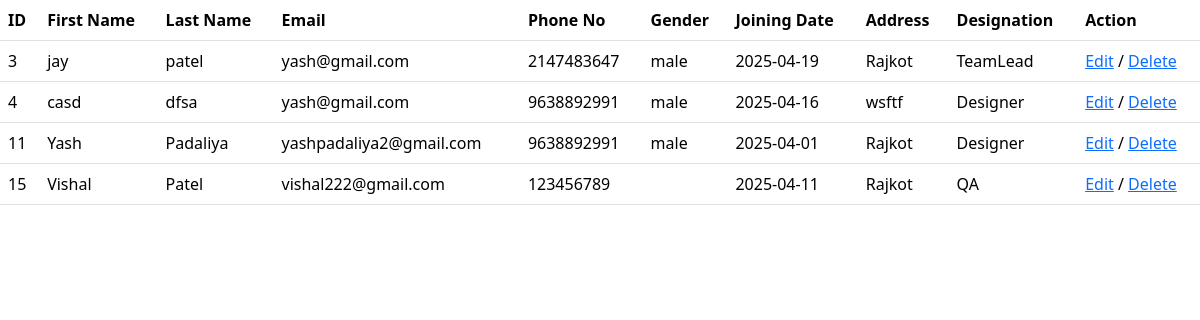
The app's page /crud/view.php with its own data.
### tables this page shows
CREATE TABLE `emp` (
  `emp_id` int(11) NOT NULL,
  `emp_fname` varchar(255) NOT NULL,
  `emp_lname` varchar(255) NOT NULL,
  `emp_email` varchar(255) NOT NULL,
  `emp_pno` varchar(11) NOT NULL,
  `emp_gender` varchar(255) NOT NULL,
  `emp_jdate` date NOT NULL,
  `emp_add` varchar(255) NOT NULL,
  `emp_desi` varchar(255) NOT NULL
);

### crud/view.php (the view, shortened to what this page needs)
<?php
include 'conn.php';
 ?>
<!DOCTYPE html>
<html lang="en">
<head>
    <link href="https://cdn.jsdelivr.net/npm/bootstrap@5.3.3/dist/css/bootstrap.min.css" rel="stylesheet">
    </head>
</head>
<body>
<table class="table" >
  <thead>
    <tr>
      <th scope="col">ID</th>
      <th scope="col">First Name</th>
      <th scope="col">Last Name</th>
      <th scope="col">Email</th>
      <th scope="col">Phone No</th>
      <th scope="col">Gender</th>
      <th scope="col">Joining Date</th>
      <th scope="col">Address</th>
      <th scope="col">Designation</th>
      <th scope="col">Action</th>
    </tr>
</thead>
<tbody>
<?php
    $sql = "SELECT * FROM emp";
            $result = $conn->query($sql);
            if($result->num_rows > 0){
            while($row= $result->fetch_array()){
            ?>
    <tr>
      <td scope="row"><?php echo $row['emp_id']; ?></td>
      <td ><?php echo $row['emp_fname']; ?></td>
      <td ><?php echo $row['emp_lname']; ?></td>
      <td ><?php echo $row['emp_email']; ?></td>
      <td ><?php echo $row['emp_pno']; ?></td>
      <td ><?php echo $row['emp_gender']; ?></td>
      <td ><?php echo $row['emp_jdate']; ?></td>
      <td ><?php echo $row['emp_add']; ?></td>
      <td ><?php echo $row['emp_desi']; ?></td>
      <td>
          <a href="/crud/index.php?emp_id=<?= $row['emp_id'] ?>">Edit</a> /
      <a href="/crud/delete.php?emp_id=<?= $row['emp_id'] ?>">Delete</a>
    </td>
    </tr>
    <?php
}
}else{
echo "<center><p> No Records</p></center>";
} $conn->close();
?>
  </tbody>
</table>
</body>
</html>

### records on screen
emp: emp_id "3", emp_fname "jay", emp_lname "patel", emp_email "yash@gmail.com", emp_pno "2147483647", emp_gender "male", emp_jdate "2025-04-19", emp_add "Rajkot", emp_desi "TeamLead"
emp: emp_id "4", emp_fname "casd", emp_lname "dfsa", emp_email "yash@gmail.com", emp_pno "9638892991", emp_gender "male", emp_jdate "2025-04-16", emp_add "wsftf", emp_desi "Designer"
emp: emp_id "11", emp_fname "Yash", emp_lname "Padaliya", emp_email "yashpadaliya2@gmail.com", emp_pno "9638892991", emp_gender "male", emp_jdate "2025-04-01", emp_add "Rajkot", emp_desi "Designer"
emp: emp_id "15", emp_fname "Vishal", emp_lname "Patel", emp_email "vishal222@gmail.com", emp_pno "123456789", emp_jdate "2025-04-11", emp_add "Rajkot", emp_desi "QA"
